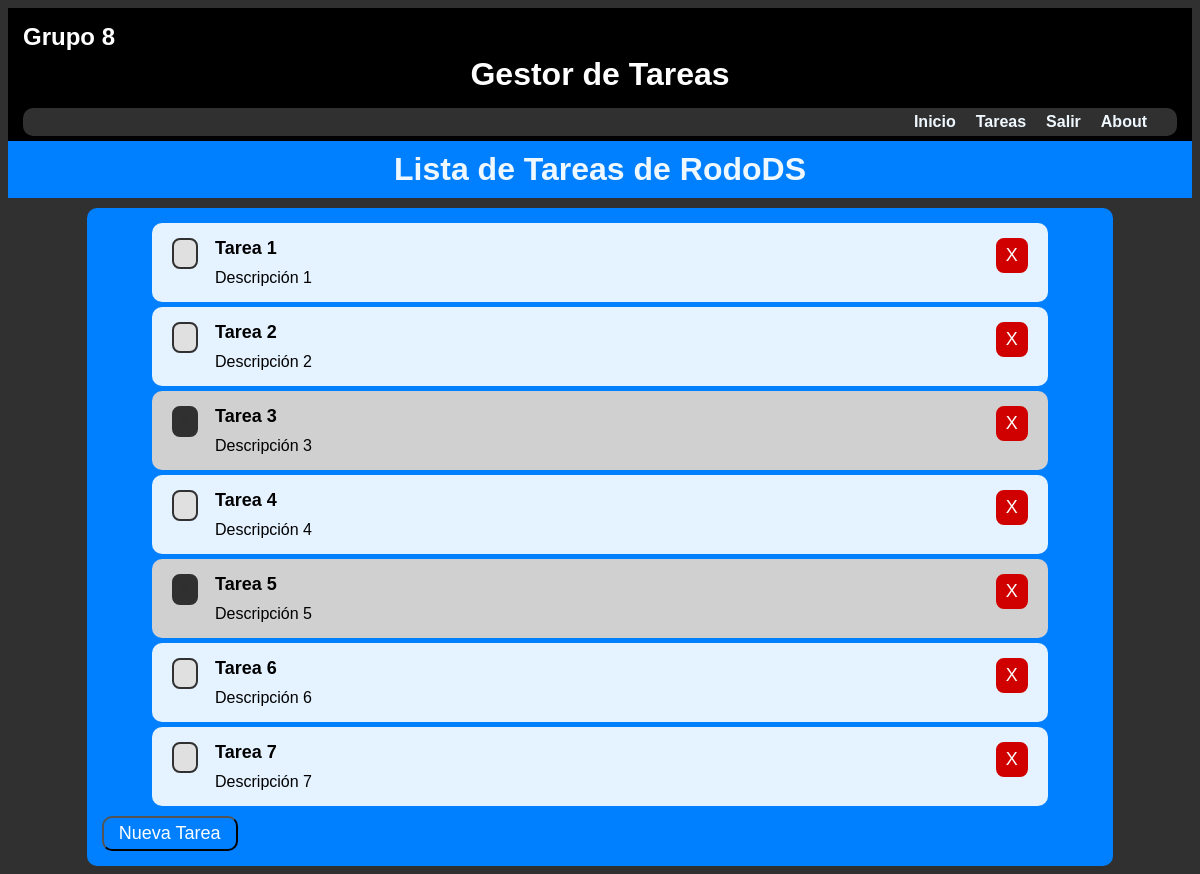
Before: /listado/ (signed in) with the older database file.
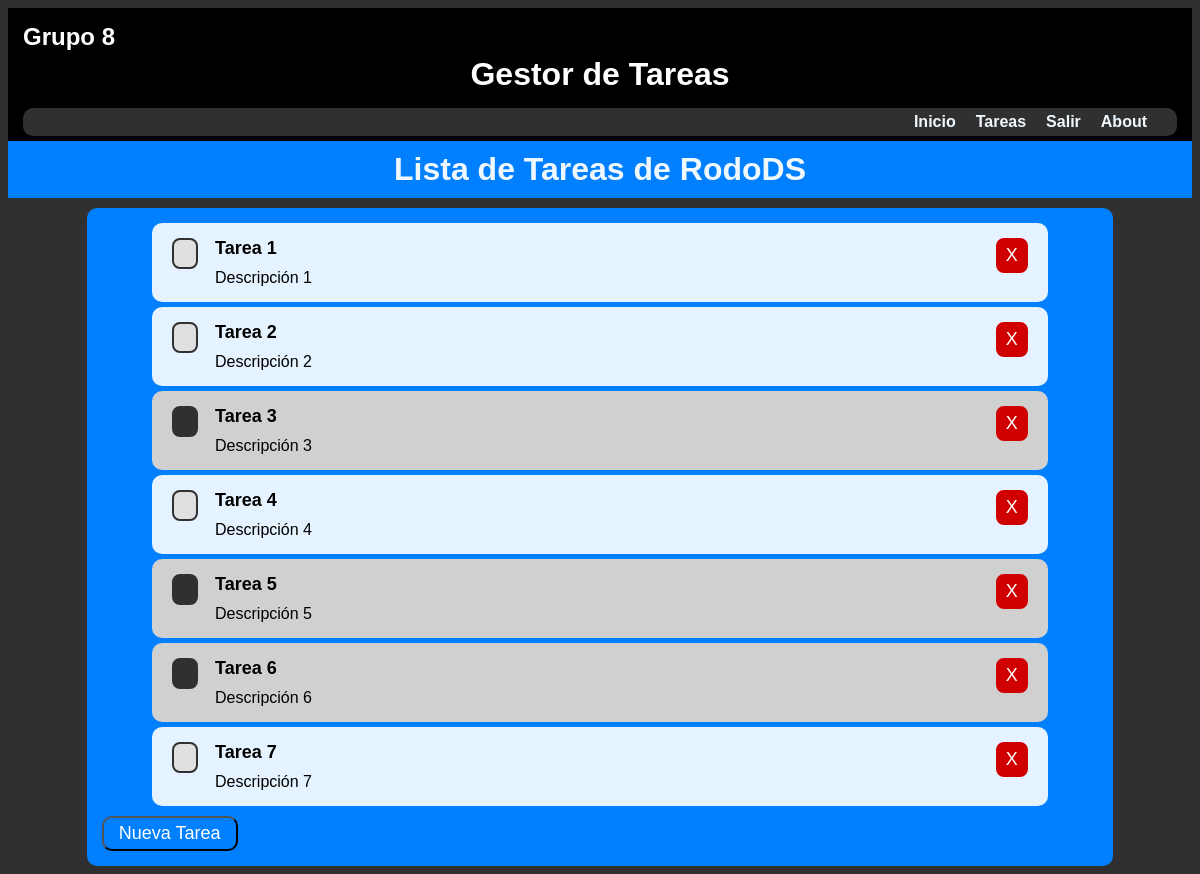
After: the same page with the newer database file.
### GestorTareas/models.py (models this page shows, shortened)
class Tareas(models.Model):
    titulo = models.CharField(max_length=200, verbose_name="Título")
    descrip = models.CharField(max_length=200, verbose_name="Descripción")
    completa = models.BooleanField(default=False)
    usuario = models.ForeignKey(User, on_delete=models.CASCADE, verbose_name="Nombre de Usuario")

### GestorTareas/views.py (the view)
# urls.py: path('listado/', listado, name='listado'),
@login_required
def listado(request):
    username = request.user
    tareas = Tareas.objects.filter(usuario=username)
    return render(request, 'tareas/listado.html', {
        'tareas': tareas
    })

### GestorTareas/templates/tareas/listado.html (shortened to what this page needs)
{% extends "base.html" %}
{% load static %}
{% block titulo %}Lista de Tareas de {{ request.user }}{% endblock titulo %}
{% block content %}
<div class="listaFrame">
   {% for tarea in tareas %}
   {% if tarea.completa == True %}
   <div class="itemFrameTrue">
      <a class="btnChkBoxTrue"
         href="{% url 'completatarea' tarea.id %}">X</a>
      <a class="btnBorrar"
         href="{% url 'borrartarea' tarea.id %}">X</a>
      <a class="itemFrameTitulo"
         href="{% url 'editartarea' tarea.id %}">
         {{tarea.titulo}}
      </a>
      <a class="itemFrameDescrip"
         href="{% url 'editartarea' tarea.id %}">
         {{tarea.descrip}}
      </a>
   </div>
   {% else %}
   <div class="itemFrameFalse">
      <a class="btnChkBoxFalse"
         href="{% url 'completatarea' tarea.id %}">X</a>
      <a class="btnBorrar"
         href="{% url 'borrartarea' tarea.id %}">X</a>
      <a class="itemFrameTitulo"
         href="{% url 'editartarea' tarea.id %}">
         {{tarea.titulo}}
      </a>
      <a class="itemFrameDescrip"
         href="{% url 'editartarea' tarea.id %}">
         {{tarea.descrip}}
      </a>
   </div>
   {% endif %}
   {% endfor %}
   <form action="{% url 'nuevatarea' %}">
      <button class="apBoton"
              type="submit">Nueva Tarea</button>
   </form>
</div>
{% endblock content %}

Changed rows visible on the page:
changed Tareas "Tarea 6": completa False → True (drawn)
